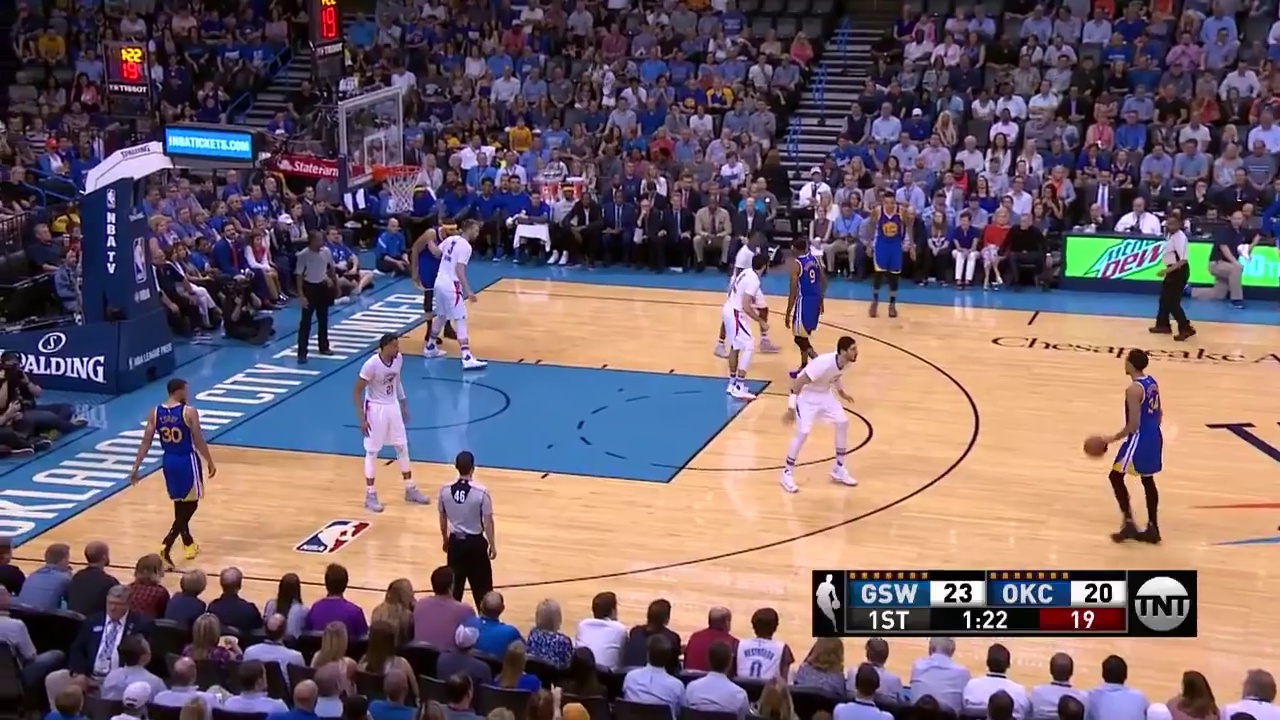
#> input picture images/test.jpg, 1280 x 720 px
$ python cluster.py   (Python 2 division)   (older library calls are emulated)
#> lines starting #> are read from the running program, lines starting #| are printed output that depends on the picture; after the words box and inside, x2 and y2 are one past the last pixel; in counts of white or black regions, pixels touching at a corner belong together
#> in test1, img is the input picture: shape (720, 1280, 3); mean B, G, R 105.9, 98.1, 116
### src/colors.py
# Imports ---------------------------------------

import cv2
import numpy as np
from matplotlib import pyplot as plt
from collections import deque


# Constants -------------------------------------

GSW_AWAY_LOWER = (110, 190, 80)
GSW_AWAY_UPPER = (125, 255, 150)
GSW_AWAY = (GSW_AWAY_LOWER, GSW_AWAY_UPPER)

OKC_HOME_LOWER = (125, 25, 178)
OKC_HOME_UPPER = (180, 75, 255)
OKC_HOME = (OKC_HOME_LOWER, OKC_HOME_UPPER)

HOU_AWAY_LOWER = (170, 85, 100)
HOU_AWAY_UPPER = (180, 255, 255)
HOU_AWAY = (HOU_AWAY_LOWER, HOU_AWAY_UPPER)

SAS_HOME_LOWER = (120, 10, 168)
SAS_HOME_UPPER = (190, 30, 260)
SAS_HOME = (SAS_HOME_LOWER, SAS_HOME_UPPER)


#CROWD_TOP_HEIGHT_FRACTION = .375;
CROWD_TOP_HEIGHT_FRACTION = .31;
CROWD_BOTTOM_HEIGHT_FRACTION = .2;

TOP_OF_FEED = 0.2

MID_TOP_HEIGHT_FRACTION = .5;
MID_BOTTOM_HEIGHT_FRACTION = .4;

BGR_BLACK = (0,0,0)
BGR_RED = (0, 0, 255)
BGR_BLUE = (255, 0, 0)
YCBCR_BLACK = (0,128,128)
YCBCR_WHITE = (255,128,128)


# Exported code ---------------------------------
# [5 lines left out: function remap_from_crowdless_coords, not called in this run]

def get_top_image(img):
    return img[0: int(TOP_OF_FEED*img.shape[0])]

def get_crowdless_image(img):
    return img[int(CROWD_TOP_HEIGHT_FRACTION*img.shape[0]) : int(-CROWD_BOTTOM_HEIGHT_FRACTION*img.shape[0])]
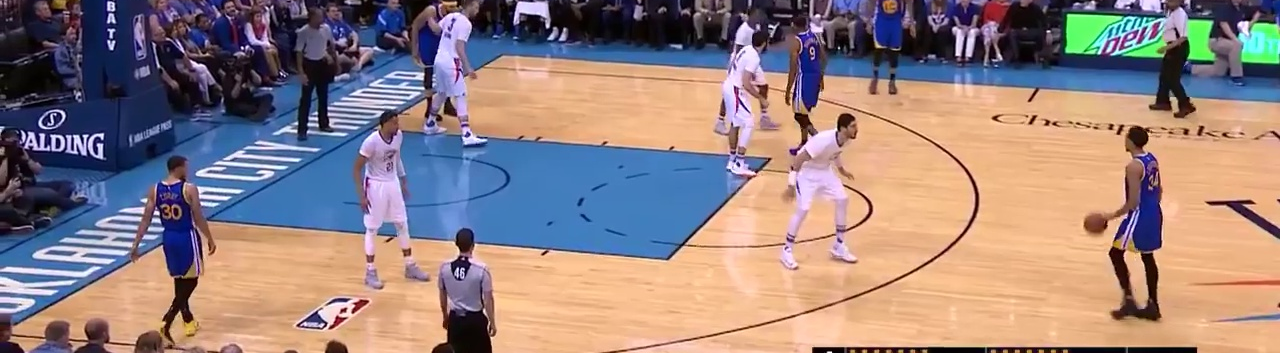
#> returned value: shape (353, 1280, 3); mean of channels 0, 1, 2 127.9, 129.5, 148.9; drawn as B, G, R

# NOTE - doesn't work
def get_middle_court(img):
    return img[int(MID_TOP_HEIGHT_FRACTION*img.shape[0]) : int(-MID_BOTTOM_HEIGHT_FRACTION*img.shape[0])]

# NOTE - doesn't work
# [23 lines left out: function get_jersey1_colors, not called in this run]

def get_jersey_mask(_bgr_img, lower, upper):
#> called with lower = (115, 190, 80), upper = (135, 255, 150)
    img_hsv = cv2.cvtColor(_bgr_img, cv2.COLOR_BGR2HSV)
#> img_hsv: shape (353, 1280, 3); mean H, S, V 67.1, 115.9, 174.9
    img_hsv = cv2.inRange(img_hsv, lower, upper)
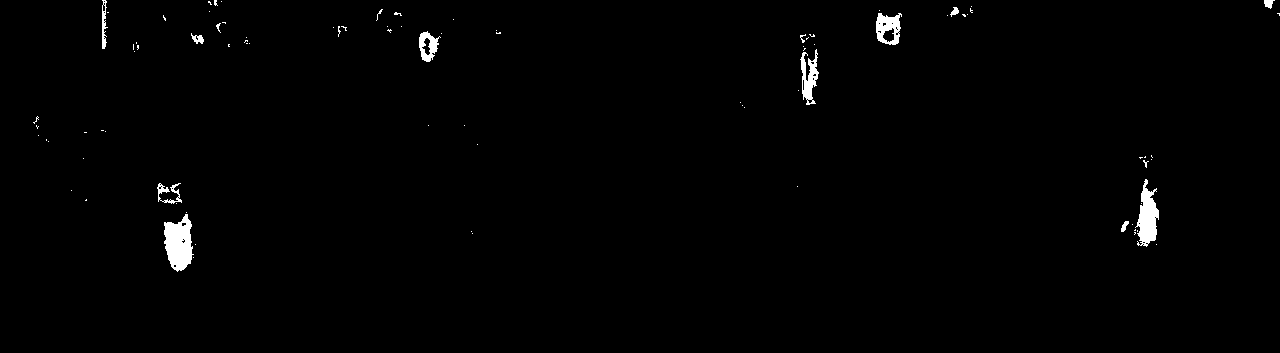
#> img_hsv: shape (353, 1280); 0.98% white; 89 white regions (76 under 20 px), largest, box (x1, y1, x2, y2) and area: (164, 214, 194, 272) 1178, (1135, 179, 1159, 247) 905, (800, 49, 819, 105) 530


    # Morphology
    element = np.ones((5,5)).astype(np.uint8)
    img_hsv = cv2.erode(img_hsv, element)
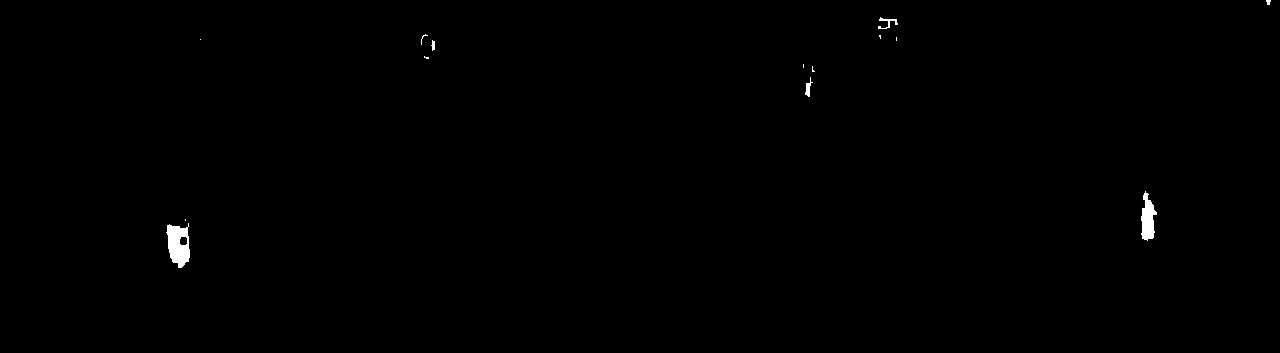
#> img_hsv: shape (353, 1280); 0.32% white; 14 white regions (9 under 20 px), largest, box (x1, y1, x2, y2) and area: (166, 223, 190, 268) 723, (1141, 191, 1157, 241) 489, (878, 17, 898, 29) 81, (805, 77, 813, 97) 67, (431, 40, 435, 51) 30
    img_hsv = cv2.dilate(img_hsv, element)
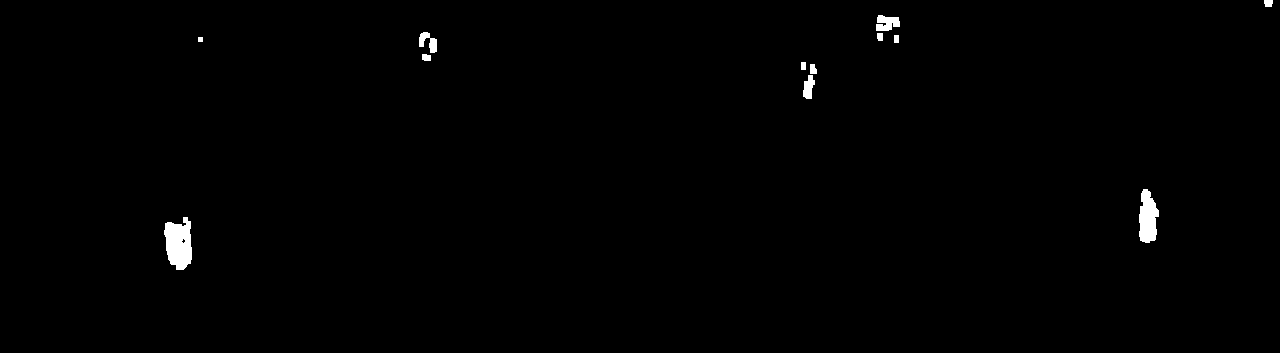
#> img_hsv: shape (353, 1280); 0.64% white; 12 white regions
    return img_hsv

# [48 lines left out: functions create_court_mask, get_color_hist, get_dominant_colorset, not called in this run]

"""
#.02
def get_dominant_colorset(_bgr_img, thresh=0.02, ignore_crowd=True,
    peak_num=1):
    img = cv2.cvtColor(_bgr_img, cv2.COLOR_BGR2YCR_CB)

    if ignore_crowd:
        get_crowdless_image(_bgr_img)

    hist = cv2.calcHist([img], [1,2], None, [256,256], [0,256, 0,256])

    peak1_flat_idx = np.argmax(hist)
    peak1_idx = np.unravel_index(peak1_flat_idx, hist.shape)
    peak1_val = hist[peak1_idx]
    connected_hist1, sum1, subtracted_hist = get_connected_hist(hist, peak1_idx, thresh)

    if peak_num == 1:
        return connected_hist1

    peak2_flat_idx = np.argmax(subtracted_hist)
    peak2_idx = np.unravel_index(peak2_flat_idx, subtracted_hist.shape)
    peak2_val = hist[peak2_idx]
    connected_hist2, sum2, subtracted_hist = get_connected_hist(subtracted_hist, peak2_idx, thresh)

    return connected_hist2
"""

# [72 lines left out: functions get_double_flooded_mask, fill_holes_with_contour_filling, get_connected_hist, show_image, show_hist, show_hist_list, not called in this run]


def ycbcr_to_bgr(ycbcr_img):
    img = ycbcr_img.copy()
    return cv2.cvtColor(img, cv2.COLOR_YCR_CB2BGR)


# [4 lines left out: function ycbcr_to_gray, not called in this run]


def ycbcr_to_binary(ycbcr_img):
    img = ycbcr_img.copy()
    return ycbcr_to_gray(img) > 128

def binary_to_gray(binary_img):
    img = binary_img.copy()
    return img * 255;

def gray_to_bgr(gray_img):
    img = gray_img.copy()
    return cv2.cvtColor(img, cv2.COLOR_GRAY2BGR)

def show_binary(binary):
    plt.imshow(binary)
    plt.show()

# hsv is a set
# This is a hacky way to turn hsv set into an bgr set
# [4 lines left out: function hsv_to_bgr_color, not called in this run]


# [52 lines that do not run on import are left out]

### src/cluster.py
from sklearn.cluster import DBSCAN

import numpy as np
import matplotlib.pyplot as plt

import os
import cv2

import colors

fileDir = os.path.dirname(os.path.realpath(__file__))
vidDir = os.path.join(fileDir, '..', 'videos')
imgDir = os.path.join(fileDir, '..', 'images')

sampleImgPath = os.path.join(imgDir, 'test.jpg')

def find_if_close(cnt1,cnt2):
    row1,row2 = cnt1.shape[0],cnt2.shape[0]
    for i in xrange(row1):
        for j in xrange(row2):
            dist = np.linalg.norm(cnt1[i]-cnt2[j])
            if abs(dist) < 10:
                return True
            elif i==row1-1 and j==row2-1:
                return False

def clusterSegmentedImage(img):
    ret,thresh = cv2.threshold(img,127,255,0)
    contours,hier = cv2.findContours(thresh,cv2.RETR_EXTERNAL,2)
#> contours = 12 contours, 1 with area under 20; largest, box (x1, y1, x2, y2) and area: (164, 217, 192, 270) 1037, (1139, 189, 1159, 243) 727, (876, 15, 900, 31) 236, (419, 32, 437, 53) 168, (803, 75, 815, 99) 164

    LENGTH = len(contours)
#> LENGTH = 12
    status = np.zeros((LENGTH,1))
#> status = [0, 0, 0, 0, 0, 0, 0, 0, 0, 0, 0, 0]

    for i,cnt1 in enumerate(contours):
        x = i
        if i != LENGTH-1:
            for j,cnt2 in enumerate(contours[i+1:]):
                x = x+1
                dist = find_if_close(cnt1,cnt2)
                if dist == True:
                    val = min(status[i],status[x])
                    status[x] = status[i] = val
                else:
                    if status[x]==status[i]:
                        status[x] = i+1
#> this loop made 12 passes
#> cnt1 on passes 5, 7, 8: [[801, 62], [801, 69], [805, 69], [805, 62]], [[198, 37], [198, 41], [202, 41], [202, 37]], [[894, 35], [894, 42], [898, 42], [898, 35]]
#> after the loop, status = [0, 1, 2, 2, 2, 3, 6, 7, 7, 3, 7, 8]

    unified = []
    maximum = int(status.max())+1
#> maximum = 9
    for i in xrange(maximum):
        pos = np.where(status==i)[0]
        if pos.size != 0:
            cont = np.vstack(contours[i] for i in pos)
            hull = cv2.convexHull(cont)
            unified.append(hull)
#> this loop made 9 passes
#> (pos, cont, hull) on pass 7: ([6], [[198, 37], [198, 41], [202, 41], [202, 37]], [[202, 37], [202, 41], [198, 41], [198, 37]])
#> pos on passes 1, 2, 3, 4, 8, 9: [0], [1], [2, 3, 4], [5, 9], [7, 8, 10], [11]
#> after the loop, unified = 7 contours, 1 with area under 20; largest, box (x1, y1, x2, y2) and area: (164, 217, 192, 270) 1174, (1139, 189, 1159, 243) 819, (876, 15, 900, 43) 560, (801, 62, 817, 99) 428, (419, 32, 437, 61) 390, (1264, 0, 1273, 7) 45
    cv2.fillPoly(img, pts=unified, color=(255,255,255))
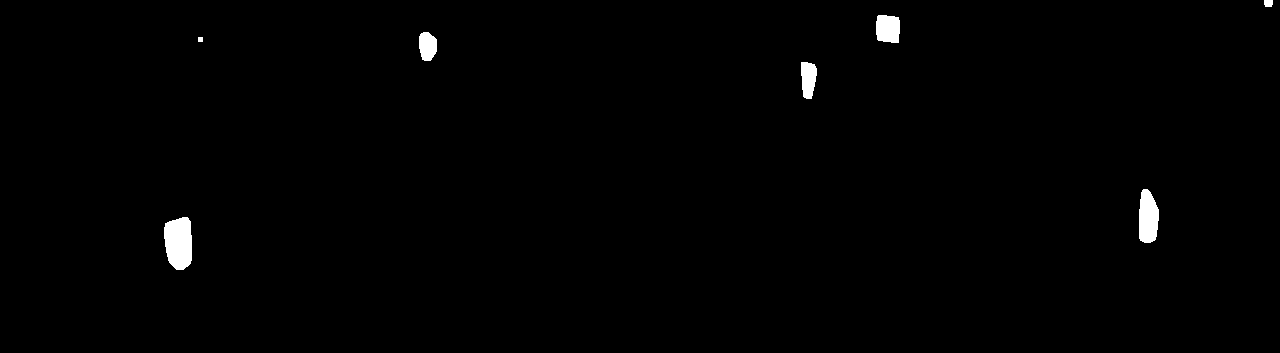
#> img: shape (353, 1280); 0.82% white; 7 white regions, largest, box (x1, y1, x2, y2) and area: (164, 217, 192, 270) 1239, (1139, 189, 1159, 243) 881, (876, 15, 900, 43) 606
    return img


def test1():
    GSW_AWAY_LOWER = (115, 190, 80)
    GSW_AWAY_UPPER = (135, 255, 150)
    GSW_AWAY = (GSW_AWAY_LOWER, GSW_AWAY_UPPER)
    img = cv2.imread(sampleImgPath)
    img = colors.get_crowdless_image(img)
    mask = colors.get_jersey_mask(img, GSW_AWAY_LOWER, GSW_AWAY_UPPER)

    img = clusterSegmentedImage(mask)

    cv2.imshow('img',img)
    cv2.waitKey(0)

# [105 lines left out: functions getCentroids, centroidTest, blobTest, clusterTest, not called in this run]

if __name__ == "__main__":
    #centroidTest()
    test1()
